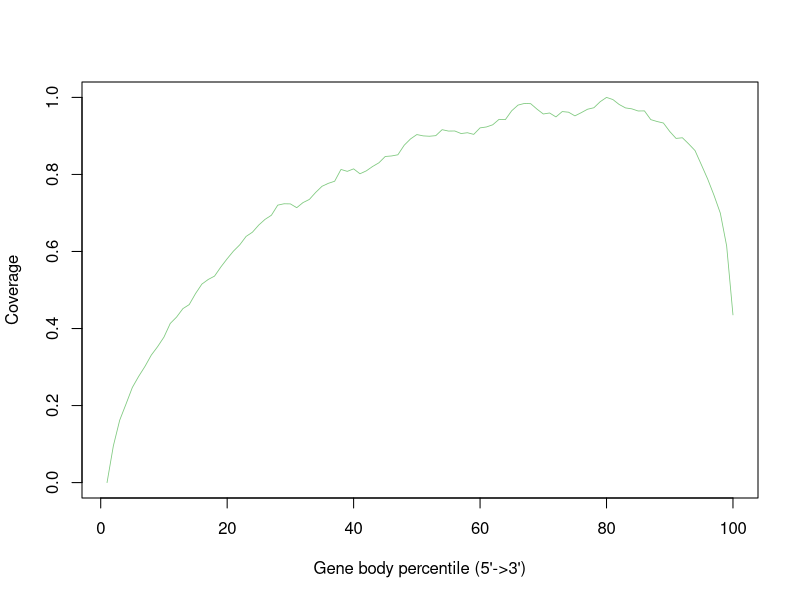

R code for this plot:
accepted_hits <- c(0.0,0.09535673839184598,0.16187869636340757,0.20387488989555808,0.24689977349943376,0.2756912986032465,0.3016720145967032,0.33097945765697745,0.35296338240845604,0.3776487982886624,0.4132597206493016,0.4297478608279854,0.4517168428337737,0.46217991065811,0.4907779665282497,0.5153320435384422,0.527320057883478,0.5360356109223606,0.5597277274443186,0.5811697810494526,0.6010585755631056,0.617464923870643,0.639256165848748,0.6501242607273184,0.6687429218573047,0.6835047816786208,0.6941573864351328,0.7203142695356738,0.72388715867623,0.7235521265886498,0.7136678935447338,0.7269881716370957,0.7351657858311312,0.7533676230023908,0.7692407512268781,0.7769173902101422,0.78233216937209,0.8129899647665786,0.8080140304517428,0.814524348810872,0.8017836919592299,0.8092275386938468,0.8206713225116397,0.830216591166478,0.8466339499182082,0.8479866616333207,0.8510286900717252,0.8758234239335598,0.892193595067321,0.9035524411727696,0.9001226878067196,0.8991694979237448,0.9007550018875047,0.9162569208506355,0.9126014533786334,0.9128428966905751,0.9061886560966402,0.9082814269535674,0.9040479111614446,0.9209017553793885,0.9232564175160438,0.9288961243236441,0.9429855605889015,0.9423233610167359,0.9652596891908897,0.9799995281238203,0.9842723669309174,0.9837690323392475,0.969614319869133,0.9569814080785202,0.9595515603372342,0.9493621806971184,0.9632361268403171,0.9615782685290046,0.95207310934944,0.9603427393985151,0.9693083868126336,0.973144740153517,0.9888590033975085,1.0,0.9944987102051088,0.9816597458160312,0.9727444318610796,0.9703205612180698,0.964750062916824,0.9649985843714609,0.9423406631433245,0.9374087706052598,0.9335071410595193,0.9115601799421166,0.8935423744809362,0.8952670819177048,0.8791989115389455,0.8619652069963508,0.825248521454637,0.7880410846860451,0.7459127658235812,0.6996232855165472,0.6143969422423556,0.4353883540958852)


pdf("P0_1.geneBodyCoverage.curves.pdf")
x=1:100
icolor = colorRampPalette(c("#7fc97f","#beaed4","#fdc086","#ffff99","#386cb0","#f0027f"))(1)
plot(x,accepted_hits,type='l',xlab="Gene body percentile (5'->3')", ylab="Coverage",lwd=0.8,col=icolor[1])
dev.off()
